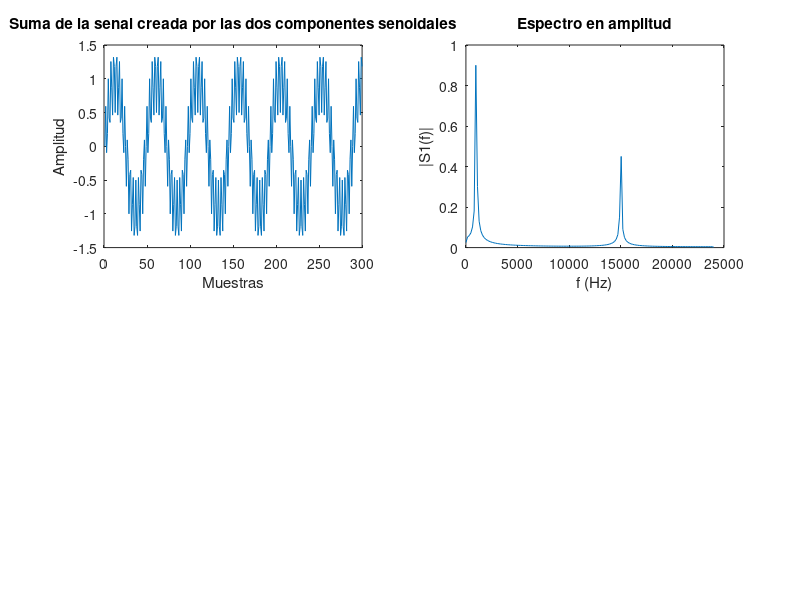

Here is the MATLAB script that generated this plot:
% Señal de prueba para ejercitar el filtro fir.
% Parametros: fsenBase=1KHz, fsenRuido=1KHz:15KHz;
% Abase=1, Aruido=0.5;
% Fs=48KHz, nmuestras=256;
close all; clear all; clc

Fs        = 48000;
nmuestras = 300;
Abase     = 1;
Aruido    = 0.5;
fsenBase  = 1000;
fsenRuido = 15000;

F = [fsenBase fsenRuido];
A = [Abase Aruido];

% Generacón del vector de tiempo para el muestreo
t = (0:nmuestras-1)/Fs;

% Generación de la señal contaminada
Senmix = A * sin(2*pi*F'*t);

% Conversión del dominio del tiempo a dominio de frecuencia
% de la señal Senmix, para efectos de ilustración.
Freq        = fft(Senmix);
S2          = abs(Freq/nmuestras);
S1          = S2(1:nmuestras/2+1);
S1(2:end-1) = 2*S1(2:end-1);
f           = Fs*(0:(nmuestras/2))/nmuestras;

% Gráfico de la componente generada en los dominos de la 
% frecuencia y tiempo
figure
grid on
subplot(2,2,1)
plot(Senmix)
title('Suma de la senal creada por las dos componentes senoidales')
xlabel('Muestras')
ylabel('Amplitud')
subplot(2,2,2)
plot(f,S1)
xlabel('f (Hz)')
ylabel('|S1(f)|')
title('Espectro en amplitud')